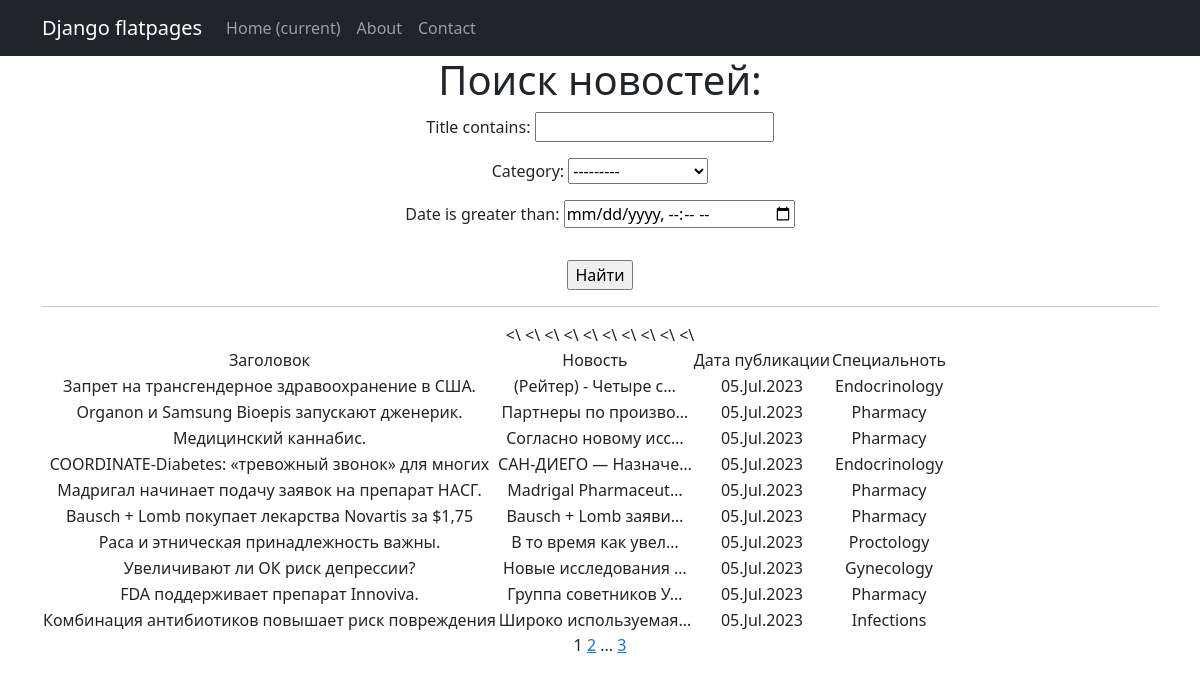
The app's page /news/search/ with its own data.
### news/models.py (models this page shows, shortened)
class Article(models.Model):
    title = models.CharField(
        max_length=50
    )
    text = models.TextField()
    date = models.DateField(
        auto_now_add=True
    )
    category = models.ForeignKey(
        to='Category',
        on_delete=models.CASCADE,
        related_name='articles',
    )
    author = models.ForeignKey(
        to='Author',
        on_delete=models.CASCADE,
        related_name='author',
    )
    type = models.CharField(
        max_length=1,
        choices=SELECT_TYPE,
        default=news
    )

class Category(models.Model):
    name = models.CharField(
        max_length=100,
        unique=True
    )
    def __str__(self):
        return f'{self.name.title()}'

### news/views.py (the view)
# urls.py: path('search/', NewsSearch.as_view(), name='news_search'),
class NewsSearch(ListView):
    model = Article
    ordering = 'date'
    template_name = 'news_search.html'
    context_object_name = 'search'
    paginate_by = 10
    def get_queryset(self):
        queryset = super().get_queryset()
        self.filterset = NewsFilter(self.request.GET, queryset)
        return self.filterset.qs
    def get_context_data(self, **kwargs):
        context = super().get_context_data(**kwargs)
        context['filterset'] = self.filterset
        return context

### news/templatetags/custom_tags.py (called while the page is built)
@register.simple_tag(takes_context=True)
def url_replace(context, **kwargs):
    d = context['request'].GET.copy()
    for k, v in kwargs.items():
        d[k] = v
    return d.urlencode()

### template/news_search.html (shortened to what this page needs)
{% extends 'flatpages/default.html' %}
{% load custom_filters %}
{% load custom_tags %}
{% block content %}
   <h1> Поиск новостей:</h1>
<form action="" method="get" >
    {{ filterset.form.as_p }}
    <input type="submit" class="mt-3 btn-primary" value="Найти" />
</form>
<hr>
   {% if search %}
       <table>
           <tr>
               <td>Заголовок</td>
               <td>Новость</td>
               <td>Дата публикации</td>
               <td>Специальноть</td>
           </tr>
           {% for articles in search %}
           <tr>
               <td>{{ articles.title }}</td>
               <<td>{{ articles.text|truncatechars:20 }}</td>\
               <td>{{ articles.date|date:'d.M.Y'}}</td>
               <td>{{ articles.category }}</td>
           </tr>
           {% endfor %}
       </table>
   {% else %}
       <h2>Новостей нет!</h2>
   {% endif %}
   {{ page_obj.number }}
   {% if page_obj.has_next %}
       <a href="?{% url_replace page=page_obj.next_page_number %}">{{ page_obj.next_page_number }}</a>
       {% if paginator.num_pages != page_obj.next_page_number %}
           ...
           <a href="?{% url_replace page=page_obj.paginator.num_pages %}">{{ page_obj.paginator.num_pages }}</a>
       {% endif %}
   {% endif %}
{% endblock content %}

### template/flatpages/default.html (shortened to what this page needs)
<!DOCTYPE html>
<html lang="en">
    <head>
        {% load static %}
        <link href="{% static 'css/styles.css' %}" rel="stylesheet" />
    </head>
    <body>
        <nav class="navbar navbar-expand-lg navbar-dark bg-dark static-top">
   <div class="container">
       <a class="navbar-brand" href="#">Django flatpages</a>
       <div class="collapse navbar-collapse" id="navbarResponsive">
           <ul class="navbar-nav ml-auto">
               <li class="nav-item active">
                   <a class="nav-link" href="/news/">Home
                       <span class="sr-only">(current)</span>
                   </a>
               </li>
               <li class="nav-item">
                   <a class="nav-link" href="/about/">About</a>
               </li>
               <li class="nav-item">
                   <a class="nav-link" href="/contacts/">Contact</a>
               </li>
           </ul>
       </div>
   </div>
</nav>
        <div class="container">
   <div class="row">
       <div class="col-lg-12 text-center">
           {% block content %}{% endblock content %}
       </div>
   </div>
</div>
    </body>
</html>

### records on screen
Article: title "Запрет на трансгендерное здравоохранение в США.", text "(Рейтер) - Четыре с…", date "05.Jul.2023", category "Endocrinology"
Article: title "Organon и Samsung Bioepis запускают дженерик.", text "Партнеры по произво…", date "05.Jul.2023", category "Pharmacy"
Article: title "Медицинский каннабис.", text "Согласно новому исс…", date "05.Jul.2023", category "Pharmacy"
Article: title "COORDINATE-Diabetes: «тревожный звонок» для многих", text "САН-ДИЕГО ― Назначе…", date "05.Jul.2023", category "Endocrinology"
Article: title "Мадригал начинает подачу заявок на препарат НАСГ.", text "Madrigal Pharmaceut…", date "05.Jul.2023", category "Pharmacy"
Article: title "Bausch + Lomb покупает лекарства Novartis за $1,75", text "Bausch + Lomb заяви…", date "05.Jul.2023", category "Pharmacy"
Article: title "Раса и этническая принадлежность важны.", text "В то время как увел…", date "05.Jul.2023", category "Proctology"
Article: title "Увеличивают ли ОК риск депрессии?", text "Новые исследования …", date "05.Jul.2023", category "Gynecology"
Article: title "FDA поддерживает препарат Innoviva.", text "Группа советников У…", date "05.Jul.2023", category "Pharmacy"
Article: title "Комбинация антибиотиков повышает риск повреждения", text "Широко используемая…", date "05.Jul.2023", category "Infections"

### other values on screen
{{ page_obj.number }} "1"
{{ page_obj.next_page_number }} "2"
{{ page_obj.paginator.num_pages }} "3"
